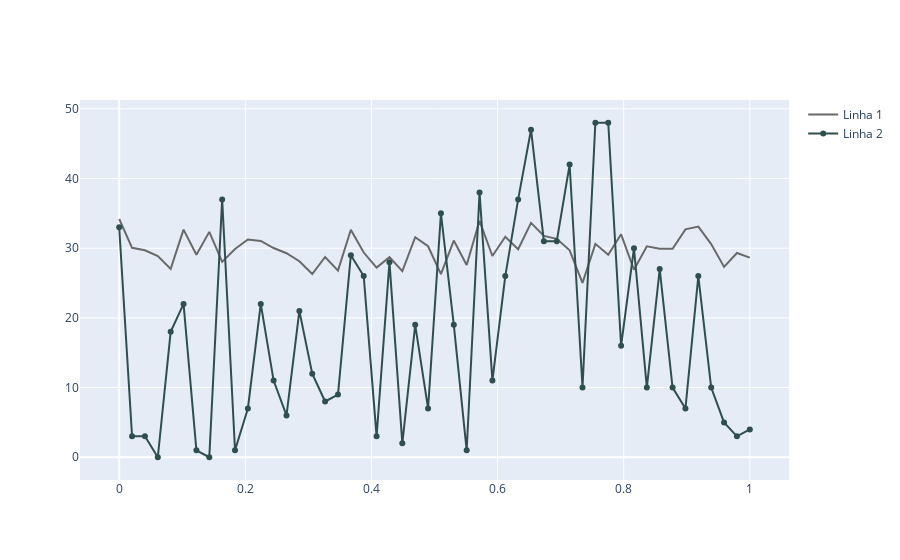

The notebook cell saved with this chart:
### Code cell
fig = go.Figure()

# Adicionando Nome da Linha
fig.add_trace(go.Scatter(x = x,
                        y = random_y1,
                        mode = 'lines',
                        line = dict(color = '#696969'),
                        name = 'Linha 1'
                        ))

# Adicionando a Linha 2
fig.add_trace(go.Scatter(x = x,
                        y = random_y2,
                        mode = 'lines+markers',
                        line = dict(color = '#2F4F4F'),
                        name = 'Linha 2'
                        ))


fig.show()

### Figure 1 — Plotly figure (JSON) as saved in the notebook; plotly's stock layout.template omitted (floating-point values rounded to 4 significant figures)
{"data": [{"line": {"color": "#696969"}, "mode": "lines", "name": "Linha 1", "type": "scatter", "x": [0, 0.02041, 0.04082, 0.06122, 0.08163, 0.102, 0.1224, 0.1429, 0.1633, 0.1837, 0.2041, 0.2245, 0.2449, 0.2653, 0.2857, 0.3061, 0.3265, 0.3469, 0.3673, 0.3878, 0.4082, 0.4286, 0.449, 0.4694, 0.4898, 0.5102, 0.5306, 0.551, 0.5714, 0.5918, 0.6122, 0.6327, 0.6531, 0.6735, 0.6939, 0.7143, 0.7347, 0.7551, 0.7755, 0.7959, 0.8163, 0.8367, 0.8571, 0.8776, 0.898, 0.9184, 0.9388, 0.9592, 0.9796, 1], "y": [34.19, 30.06, 29.7, 28.87, 27.03, 32.66, 29.06, 32.34, 28.04, 29.88, 31.25, 31.04, 30.02, 29.27, 28.13, 26.29, 28.74, 26.77, 32.64, 29.38, 27.22, 28.71, 26.71, 31.57, 30.28, 26.28, 31.09, 27.58, 33.93, 28.88, 31.64, 29.85, 33.63, 31.76, 31.34, 29.7, 25.03, 30.62, 29.07, 31.99, 26.91, 30.26, 29.93, 29.92, 32.7, 33.09, 30.58, 27.32, 29.31, 28.65]}, {"line": {"color": "#2F4F4F"}, "mode": "lines+markers", "name": "Linha 2", "type": "scatter", "x": [0, 0.02041, 0.04082, 0.06122, 0.08163, 0.102, 0.1224, 0.1429, 0.1633, 0.1837, 0.2041, 0.2245, 0.2449, 0.2653, 0.2857, 0.3061, 0.3265, 0.3469, 0.3673, 0.3878, 0.4082, 0.4286, 0.449, 0.4694, 0.4898, 0.5102, 0.5306, 0.551, 0.5714, 0.5918, 0.6122, 0.6327, 0.6531, 0.6735, 0.6939, 0.7143, 0.7347, 0.7551, 0.7755, 0.7959, 0.8163, 0.8367, 0.8571, 0.8776, 0.898, 0.9184, 0.9388, 0.9592, 0.9796, 1], "y": [33, 3, 3, 0, 18, 22, 1, 0, 37, 1, 7, 22, 11, 6, 21, 12, 8, 9, 29, 26, 3, 28, 2, 19, 7, 35, 19, 1, 38, 11, 26, 37, 47, 31, 31, 42, 10, 48, 48, 16, 30, 10, 27, 10, 7, 26, 10, 5, 3, 4]}], "layout": {"autosize": true, "xaxis": {"autorange": true, "range": [-0.06071, 1.061], "type": "linear"}, "yaxis": {"autorange": true, "range": [-3.961, 51.96], "type": "linear"}}}
